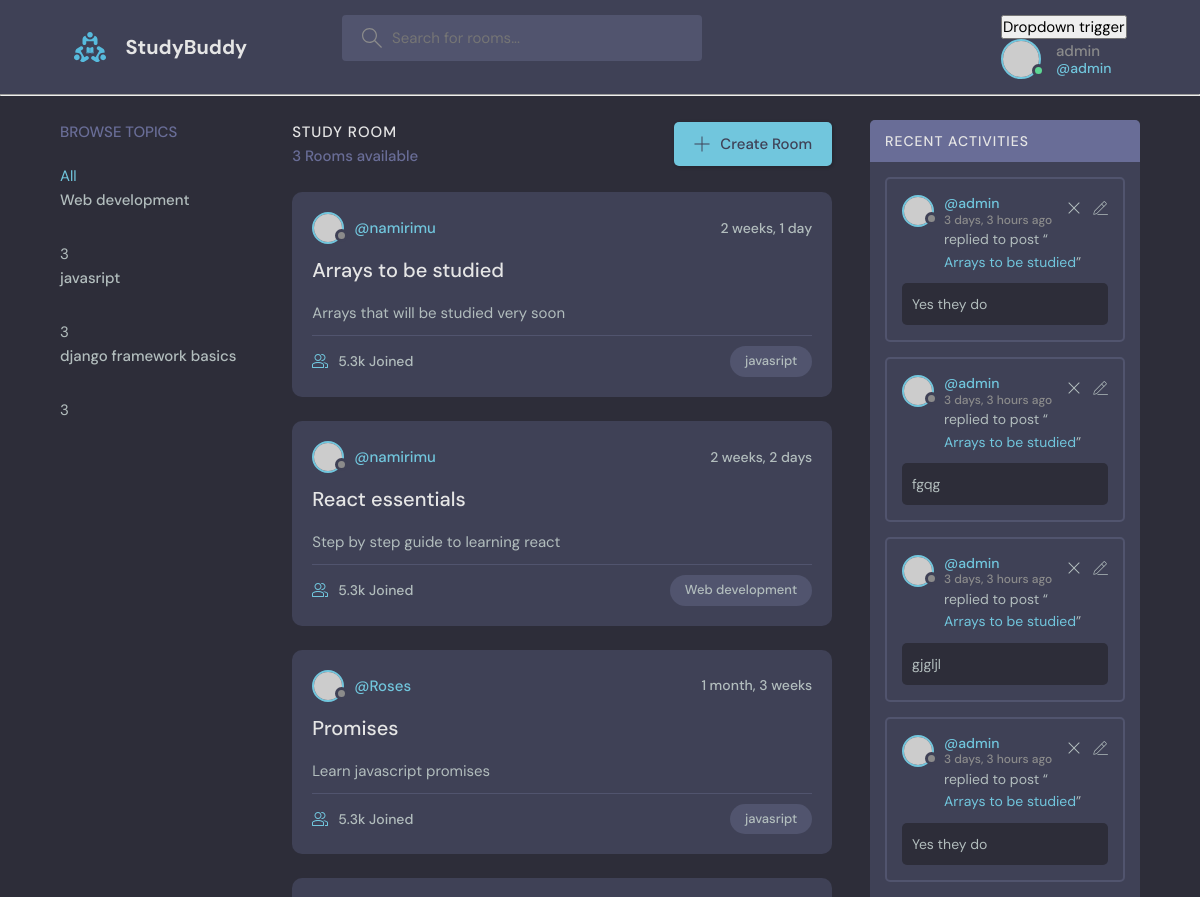
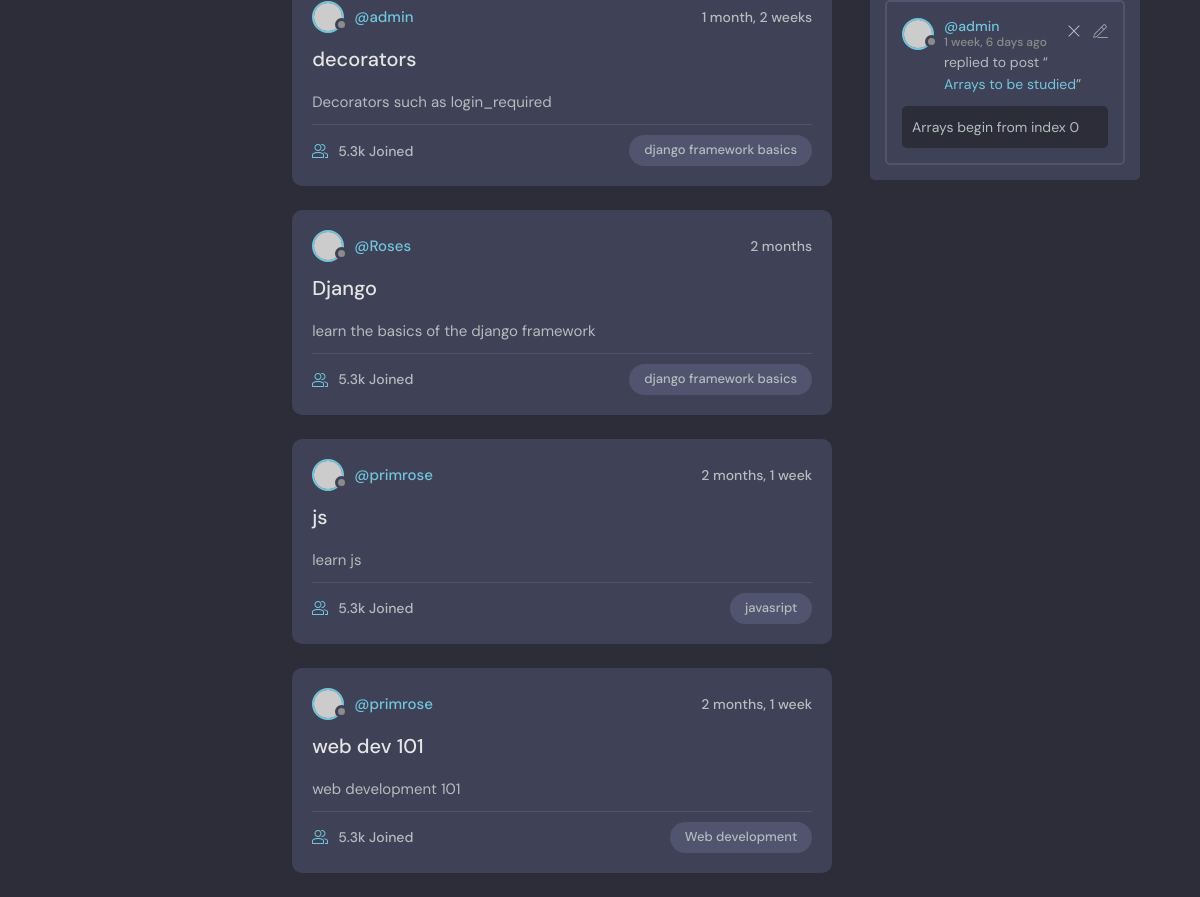
The page / (signed in) on the database its author committed (2 pictures, top to bottom).
### base/models.py (models this page shows, shortened)
class Topic(models.Model):
    title = models.CharField(max_length=50)

class Rooms(models.Model):
    host = models.ForeignKey(User, on_delete=models.SET_NULL, null=True)
    topic =  models.ForeignKey('Topic', on_delete=models.SET_NULL, null=True) #'' around Topic cause topic is below and not above the room classs
    name = models.CharField(max_length=20)
    participants = models.ManyToManyField(User,related_name='participants', blank=True)
    description = models.TextField()
    updated_at = models.DateTimeField(auto_now=True)
    created_at = DateTimeField(auto_now_add=True) #takes timestamp at creation only
    class Meta:
        ordering = ['-updated_at','-created_at']  #ensure that the most recent room appears at the top
    def __str__(self):
        return self.name

class Message(models.Model):
    user = models.ForeignKey(User, on_delete=models.CASCADE)
    room = models.ForeignKey(Rooms, on_delete=models.CASCADE)
    body = models.TextField( )
    updated_at = models.DateTimeField(auto_now=True)
    created_at = DateTimeField(auto_now_add=True) #takes timestamp at creation only
    class Meta:
        ordering = ['-updated_at','-created_at']  #ensure that the most recent message appears at the top
    def __str__(self):
        return self.body[0:50] #converts an object into a string

### base/views.py (the view)
# urls.py: path('',views.home, name='home' ),
def home(request):
    query = request.GET.get('query') if request.GET.get(
        'query') != None else ''
    therooms = Rooms.objects.all()
    rooms = Rooms.objects.filter(
        Q(topic__title__icontains=query) |
        Q(description__icontains=query)
    )  # contains - if serach has any similar character,
    topics = Topic.objects.all()
    topics = Topic.objects.filter(Q(title__icontains=query))
    room_count = topics.count()
    room_messages = Message.objects.filter(Q(room__topic__title__icontains=query))[0:5] #limiting the number of object returned and adding a filter
    context = {"rooms": rooms, "topics": topics, "room_count": room_count,"room_messages":room_messages}
    return render(request, 'index.html', context)

### templates/index.html (shortened to what this page needs)
{% extends 'main.html' %}
{% load static %}
{% block content %}
    <main class="layout layout--3">
      <div class="container">
        <div class="topics">
          <div class="topics__header">
            <h2>Browse Topics</h2>
          </div>
          {% include 'topic-component.html' %}
        </div>
        <div class="roomList">
          <div class="roomList__header">
            <div>
              <h2>Study Room</h2>
              <p>{{ room_count }} Rooms available</p>
            </div>
            <a class="btn btn--main" href="{% url 'create_room' %}">
              <svg version="1.1" xmlns="http://www.w3.org/2000/svg" width="32" height="32" viewBox="0 0 32 32">
                <title>add</title>
                <path
                  d="M16.943 0.943h-1.885v14.115h-14.115v1.885h14.115v14.115h1.885v-14.115h14.115v-1.885h-14.115v-14.115z"
                ></path>
              </svg>
              Create Room
            </a>
          </div>
          {% for room in rooms %}
          <div class="roomListRoom">
            <div class="roomListRoom__header">
              <a href="{% url 'user-profile' room.host.id  %}" class="roomListRoom__author">
                <div class="avatar avatar--small">
                  <img src="https://randomuser.me/api/portraits/women/11.jpg" />
                </div>
                <span>@{{ room.host.username }}</span>
              </a>
              <div class="roomListRoom__actions">
                <span>{{ room.created_at|timesince }}</span>
              </div>
            </div>
            <div class="roomListRoom__content">
              <a href="{% url 'room' room.id %}">{{ room.name }}</a>
              <p>
                {{ room.description }}
              </p>
            </div>
            <div class="roomListRoom__meta">
              <a href="room.html" class="roomListRoom__joined">
                5.3k Joined
              </a>
              <p class="roomListRoom__topic">{{ room.topic.title }}</p>
            </div>
          </div>
          {% endfor %}
        </div>
        <div class="activities">
          <div class="activities__header">
            <h2>Recent Activities</h2>
          </div>
          {% for room_message in room_messages %}
          <div class="activities__box">
            <div class="activities__boxHeader roomListRoom__header">
              <a href="{% url 'user-profile' room_message.user.id %}" class="roomListRoom__author">
                <div class="avatar avatar--small">
                  <img src="https://randomuser.me/api/portraits/women/11.jpg" />
                </div>
                <p>
                  @{{ room_message.user.username}}
                  <span>{{  room_message.created_at|timesince  }} ago</span>
                </p>
              </a>
              {% if request.user == room_message.user %}
              <div class="roomListRoom__actions">
                <a href="{% url 'delete_message' room_message.id %}">
                  <svg version="1.1" xmlns="http://www.w3.org/2000/svg" width="32" height="32" viewBox="0 0 32 32">
                    <title>remove</title>
                    <path
                      d="M27.314 6.019l-1.333-1.333-9.98 9.981-9.981-9.981-1.333 1.333 9.981 9.981-9.981 9.98 1.333 1.333 9.981-9.98 9.98 9.98 1.333-1.333-9.98-9.98 9.98-9.981z"
                    ></path>
                  </svg>
                </a>
                <a href="{% url 'edit_message' room_message.user.id %}">
              </a>
              </div>
              {% endif %}
            </div>
            <div class="activities__boxContent">
              <p>replied to post “<a href="{% url 'room' room_message.id %}">{{ room_message.room }}</a>”</p>
              <div class="activities__boxRoomContent">
                {{ room_message }}
              </div>
            </div>
          </div>
         {% endfor %}
        </div>
      </div>
    </main>
{% endblock content %}

### templates/navbar.html (shortened to what this page needs)
{% load static %}
<header class="header header--loggedIn">
    <div class="container">
      <a href="{% url 'home' %}" class="header__logo">
        <img src="{% static 'assets/logo.svg' %}" />
        <h1>StudyBuddy</h1>
      </a>
      <form class="header__search" method="get" action="{% url 'home'%}">
        <label>
          <input type="text" name="query"  placeholder="Search for rooms..." />
        </label>
      </form>
      <nav class="header__menu">
<div class="dropdown">
  <button id="dLabel" type="button" data-toggle="dropdown" aria-expanded="false">
    Dropdown trigger
  </button>
  <div class="header__user">
    {% if request.user.is_authenticated %}
    <a href="{% url 'user-profile' request.user.id %}">
      <div class="avatar avatar--medium active">
        <img src="https://randomuser.me/api/portraits/men/37.jpg" />
      </div>
      <p>{{ request.user.username }} <span>@{{ request.user.username }} </span></p>
  </a>
</div>
        {% else %}
        <a href="{% url 'login' %}" >Login</a>
        {% endif %}
        </div>
      </nav>
    </div>
  </header>
<hr />

### templates/topic-component.html
<a href="{% url 'home' %}">All</a>
{% for topic in topics %}
<div>
   <ul class="topics__list">
            <li>
              <a href="{% url 'home' %}?query={{ topic.title }} ">{{ topic.title }}</a><span>{{ room_count }}</span>
            </li>
          </ul>
</div>
{% endfor %}

### rows shown on the page
Topic: title "Web development", room_count "3"
Topic: title "javasript", room_count "3"
Topic: title "django framework basics", id "3"
Rooms: host.username "namirimu", created_at "2 weeks, 1 day", name "Arrays to be studied", description "Arrays that will be studied very soon", topic "javasript"
Rooms: host.username "namirimu", created_at "2 weeks, 2 days", name "React essentials", description "Step by step guide to learning react", topic "Web development"
Rooms: host.username "Roses", created_at "1 month, 3 weeks", name "Promises", description "Learn javascript promises", topic "javasript"
Rooms: host.username "admin", created_at "1 month, 2 weeks", name "decorators", description "Decorators such as login_required", topic "django framework basics"
Rooms: host.username "Roses", created_at "2 months", name "Django", description "learn the basics of the django framework", topic "django framework basics"
Rooms: host.username "primrose", created_at "2 months, 1 week", name "js", description "learn js", topic "javasript"
Rooms: host.username "primrose", created_at "2 months, 1 week", name "web dev 101", description "web development 101", topic "Web development"
Message: user.username "admin", created_at "3 days, 3 hours", room "Arrays to be studied", body "Yes they do"
Message: user.username "admin", created_at "3 days, 3 hours", room "Arrays to be studied", body "fgqg"
Message: user.username "admin", created_at "3 days, 3 hours", room "Arrays to be studied", body "gjgljl"
Message: user.username "admin", created_at "3 days, 3 hours", room "Arrays to be studied", body "Yes they do"
Message: user.username "admin", created_at "1 week, 6 days", room "Arrays to be studied", body "Arrays begin from index 0"

### other values the page prints
{{ request.user.username }} "admin"
{{ room_count }} "3"
